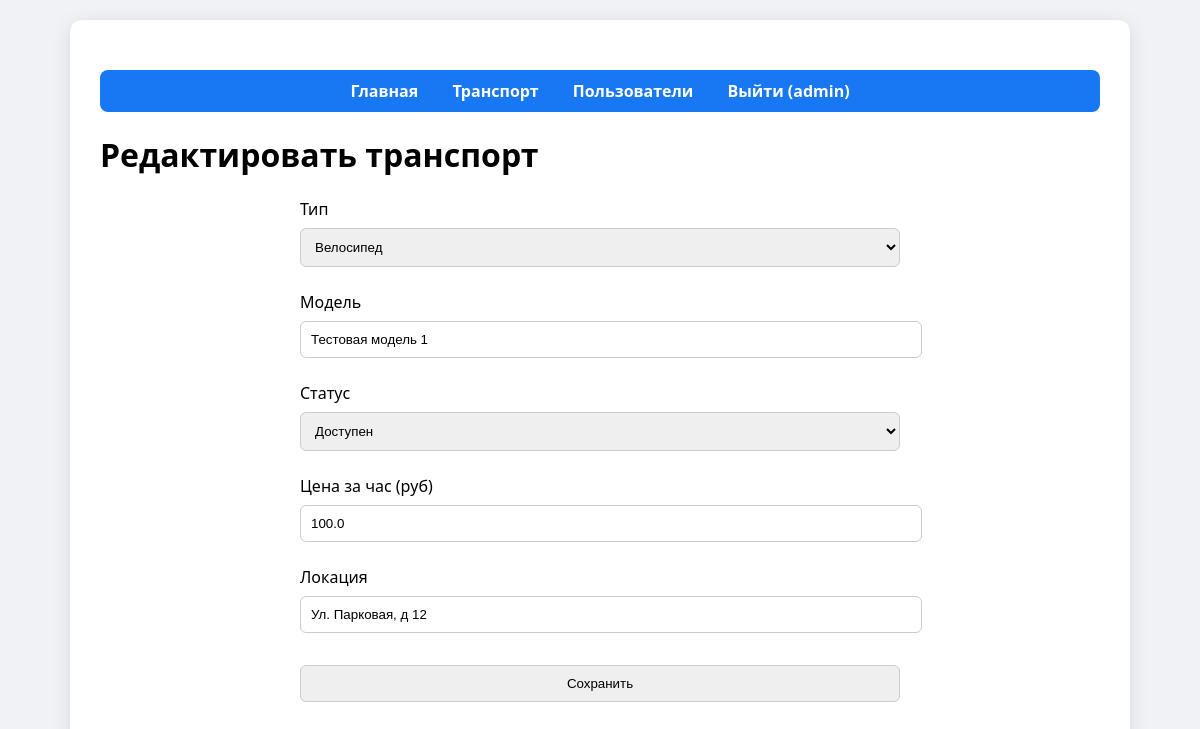
The page /transport/edit/1 (signed in) on the database its author committed.
### models.py (models this page shows, shortened)
class User(UserMixin, db.Model):
    __tablename__ = 'users'
    id = db.Column(db.Integer, primary_key=True)
    username = db.Column(db.String(80), unique=True, nullable=False)
    password_hash = db.Column(db.String(256), nullable=False)
    role = db.Column(db.String(20), default='user')  # 'user' или 'admin'
    def is_admin(self):
        return self.role == 'admin'

class Transport(db.Model):
    __tablename__ = 'transports'
    id = db.Column(db.Integer, primary_key=True)
    type = db.Column(db.String(20), nullable=False)  # Велосипед / самокат
    model = db.Column(db.String(100), nullable=False)
    status = db.Column(db.String(20), default='available')  # Доступно, арендовано, тех.обслуживание
    price_per_hour = db.Column(db.Float, nullable=False)
    location = db.Column(db.String(100))

### app.py (the view, shortened to what this page needs)
@app.route('/transport/add', methods=['GET', 'POST'])
@app.route('/transport/edit/<int:id>', methods=['GET', 'POST'])
@login_required
def transport_edit(id=None):
    if not current_user.is_admin():
        flash('Доступ запрещён', 'error')
        return redirect(url_for('transports'))
    transport = Transport.query.get_or_404(id) if id else None
    form = TransportForm(obj=transport)
    return render_template('transport_edit.html', form=form, transport=transport)

### forms.py
class TransportForm(FlaskForm):
    type = SelectField('Тип', choices=[('bicycle', 'Велосипед'), ('scooter', 'Самокат')], validators=[DataRequired()])
    model = StringField('Модель', validators=[DataRequired()])
    status = SelectField('Статус', choices=[('available', 'Доступен'), ('rented', 'Арендован'), ('maintenance', 'На обслуживании')], default='available')
    price_per_hour = FloatField('Цена за час (руб)', validators=[DataRequired()])
    location = StringField('Локация')
    submit = SubmitField('Сохранить')

### app.py (called while the page is built)
@login_manager.user_loader
def load_user(user_id):
    return User.query.get(int(user_id))

### templates/transport_edit.html (shortened to what this page needs)
{% extends "base.html" %}
{% block content %}
<h1>{{ 'Добавить новый транспорт' if not transport else 'Редактировать транспорт' }}</h1>
<form method="post">
    <p>
        {{ form.type.label }}<br>
        {{ form.type }}
    </p>
    <p>
        {{ form.model.label }}<br>
        {{ form.model }}
    </p>
    <p>
        {{ form.status.label }}<br>
        {{ form.status }}
    </p>
    <p>
        {{ form.price_per_hour.label }}<br>
        {{ form.price_per_hour }}
    </p>
    <p>
        {{ form.location.label }}<br>
        {{ form.location }}
    </p>
    <p>{{ form.submit }}</p>
</form>
{% endblock %}

### templates/base.html (shortened to what this page needs)
<!DOCTYPE html>
<html lang="ru">
<head>
    <link rel="stylesheet" href="{{ url_for('static', filename='style.css') }}">
</head>
<body>
    <div class="container">
        <nav>
            <a href="{{ url_for('index') }}">Главная</a>
            <a href="{{ url_for('transports') }}">Транспорт</a>
            {% if current_user.is_authenticated %}
                {% if current_user.is_admin() %}
                    <a href="{{ url_for('users_list') }}">Пользователи</a>
                {% endif %}
                <a href="{{ url_for('logout') }}">Выйти ({{ current_user.username }})</a>
            {% else %}
                <a href="{{ url_for('login') }}">Вход</a>
                <a href="{{ url_for('register') }}">Регистрация</a>
            {% endif %}
        </nav>
        {% block content %}{% endblock %}
    </div>
</body>
</html>

### templates/base.html (style rules this page uses)
body { font-family: 'Segoe UI', sans-serif; background: #f0f2f5; margin: 0; padding: 20px; }
.container { max-width: 1000px; margin: auto; background: white; padding: 30px; border-radius: 12px; box-shadow: 0 4px 20px rgba(0,0,0,0.1); }
nav { text-align: center; margin: 20px 0; padding: 10px; background: #1877f2; border-radius: 8px; }
nav a { color: white; margin: 0 15px; text-decoration: none; font-weight: bold; }
form { max-width: 600px; margin: 20px auto; }
input, select, button { width: 100%; padding: 10px; margin: 8px 0; border-radius: 6px; border: 1px solid #ccc; }

### rows shown on the page
User: username "admin"
Transport: type "Велосипед", model "Тестовая модель 1", status "Доступен", price_per_hour "100.0", location "Ул. Парковая, д 12"
